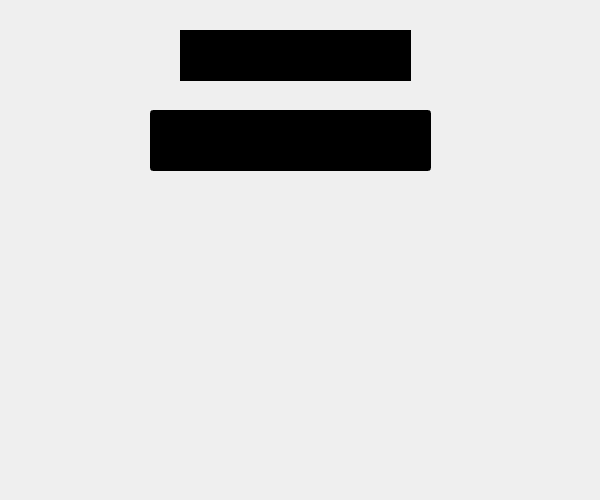
<?xml version="1.0" encoding="UTF-8"?>
<ui version="4.0">
 <class>TextWidget</class>
 <widget class="QWidget" name="TextWidget">
  <property name="geometry">
   <rect>
    <x>0</x>
    <y>0</y>
    <width>600</width>
    <height>500</height>
   </rect>
  </property>
  <property name="minimumSize">
   <size>
    <width>447</width>
    <height>310</height>
   </size>
  </property>
  <property name="maximumSize">
   <size>
    <width>600</width>
    <height>500</height>
   </size>
  </property>
  <property name="sizeIncrement">
   <size>
    <width>447</width>
    <height>310</height>
   </size>
  </property>
  <property name="windowTitle">
   <string>Form</string>
  </property>
  <property name="styleSheet">
   <string notr="true"/>
  </property>
  <widget class="QLineEdit" name="le_number">
   <property name="geometry">
    <rect>
     <x>150</x>
     <y>110</y>
     <width>281</width>
     <height>61</height>
    </rect>
   </property>
   <property name="minimumSize">
    <size>
     <width>149</width>
     <height>31</height>
    </size>
   </property>
   <property name="styleSheet">
    <string notr="true">background-color: rgb(0, 0, 0);
font: 22pt &quot;Ubuntu&quot;;
color: rgb(16, 24, 117);</string>
   </property>
   <property name="text">
    <string/>
   </property>
   <property name="alignment">
    <set>Qt::AlignCenter</set>
   </property>
  </widget>
  <widget class="QPushButton" name="close">
   <property name="geometry">
    <rect>
     <x>540</x>
     <y>10</y>
     <width>40</width>
     <height>40</height>
    </rect>
   </property>
   <property name="styleSheet">
    <string notr="true">QPushButton#close{

background-image:url(:/29.png);
border:none;
font: 75 14pt &quot;Microsoft YaHei UI&quot;;
	color: rgb(255, 255, 255);
}
QPushButton#close:pressed{
background-image: url(:/侧键_关闭弹窗_按下.png);
border:none;
font: 75 14pt &quot;Microsoft YaHei UI&quot;;
color:rgb(255, 255, 255);
}</string>
   </property>
   <property name="text">
    <string/>
   </property>
  </widget>
  <widget class="QLabel" name="lb_prog">
   <property name="geometry">
    <rect>
     <x>180</x>
     <y>30</y>
     <width>231</width>
     <height>51</height>
    </rect>
   </property>
   <property name="minimumSize">
    <size>
     <width>73</width>
     <height>24</height>
    </size>
   </property>
   <property name="styleSheet">
    <string notr="true">background-color: rgb(0, 0, 0);
font: 22pt &quot;Ubuntu&quot;;
color: rgb(16, 24, 117);</string>
   </property>
   <property name="text">
    <string/>
   </property>
   <property name="alignment">
    <set>Qt::AlignCenter</set>
   </property>
  </widget>
 </widget>
 <resources/>
 <connections/>
</ui>
